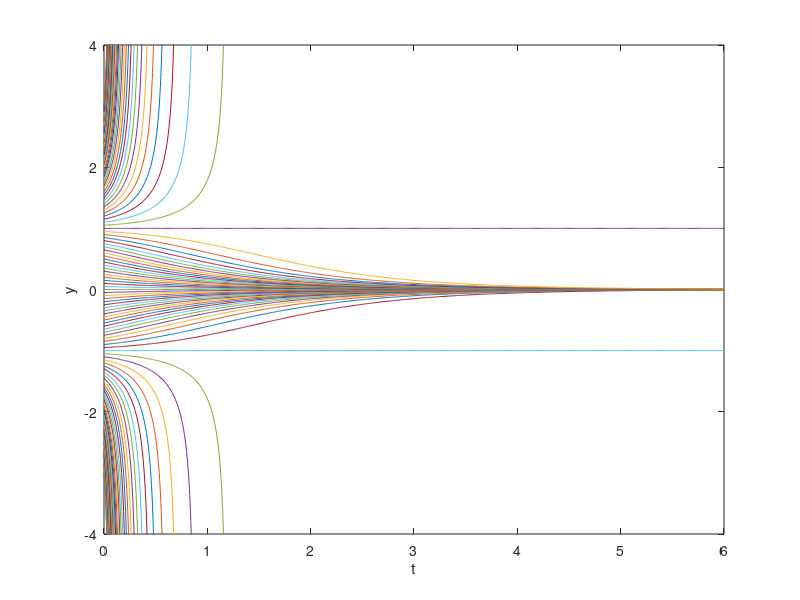
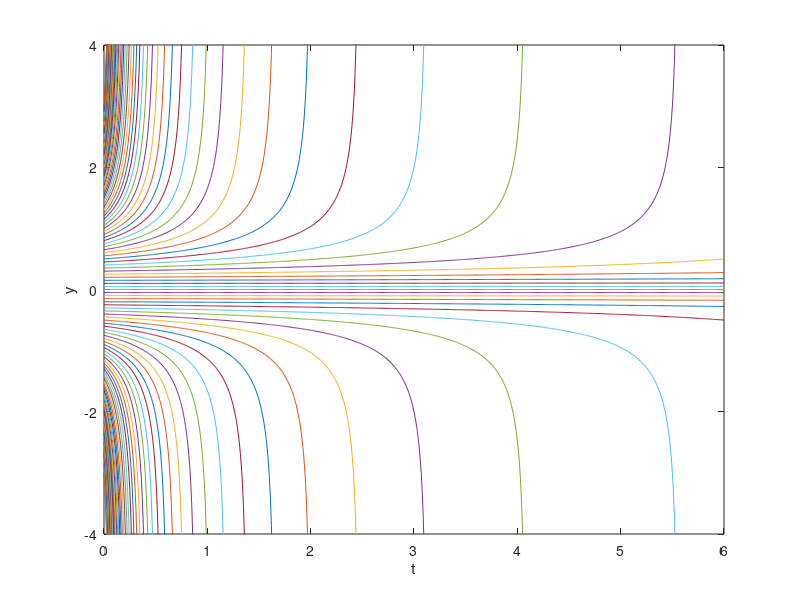
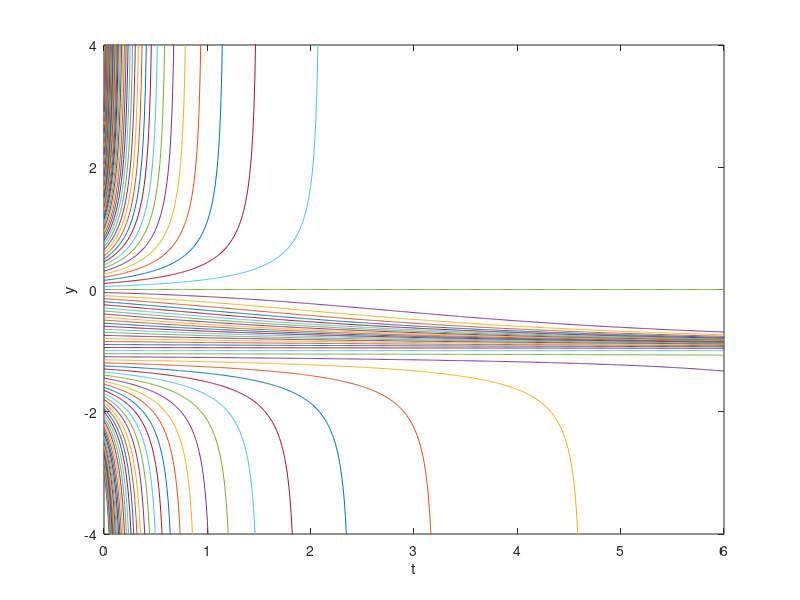

The MATLAB script that drew these images, in order:
clc,close all,clear all

%lambda=1
f=@(v,y)((y^3)+((v^2)-v).*(y^2)-(v^3).*y) ; %change function depending on need

h=0.01;
v = 1;
t_end=6;
n=ceil(t_end/h);
t=linspace(0,t_end,n+1)';
h=t(2)-t(1);
y_im=zeros(n+1,1);
a = -3:0.05:3;
for ii=1:length(a)
    l = 1;
    y_im(l) = a(ii);
    
    for jj=1:n
        m1=f(v,y_im(jj));
        m2=f(v,y_im(jj)+h*m1);
        y_im(jj+1) = y_im(jj)+(h/2)*(m1+m2);
    end
    
    figure(1), plot(t,y_im), xlabel("t"),ylabel("y");
    axis ([0 6 -4 4]);
    hold on;
    if l < n
       l = l+1;
    else
       break;
    end
        
end

%lambda=0
f=@(v,y)((y^3)+((v^2)-v).*(y^2)-(v^3).*y) ;
h=0.01;
v = 0;
t_end=6;
n=ceil(t_end/h);
t=linspace(0,t_end,n+1)';
h=t(2)-t(1);
y_im=zeros(n+1,1);
a = -3:0.05:3;
for ii=1:length(a)
    l = 1;
    y_im(l) = a(ii);
    
    for jj=1:n
        m1=f(v,y_im(jj));
        m2=f(v,y_im(jj)+h*m1);
        y_im(jj+1) = y_im(jj)+(h/2)*(m1+m2);
    end
    
    figure(2), plot(t,y_im), xlabel("t"),ylabel("y");
    axis ([0 6 -4 4]);
    hold on;
    if l < n
        l = l+1;
    else
        break;
    end
        
end

%lambda=-1
f=@(v,y)((y^3)+((v^2)-v).*(y^2)-(v^3).*y) ;
h=0.01;
v = -1;
t_end=6;
n=ceil(t_end/h);
t=linspace(0,t_end,n+1)';
h=t(2)-t(1);
y_im=zeros(n+1,1);
a = -3:0.05:3;
for ii=1:length(a)
    l = 1;
    y_im(l) = a(ii);
    
    for jj=1:n
        m1=f(v,y_im(jj));
        m2=f(v,y_im(jj)+h*m1);
        y_im(jj+1) = y_im(jj)+(h/2)*(m1+m2);
    end
    
    figure(3), plot(t,y_im), xlabel("t"),ylabel("y");
    axis ([0 6 -4 4]);
    hold on;
    if l < n
        l = l+1;
    else
        break;
    end
        
end
